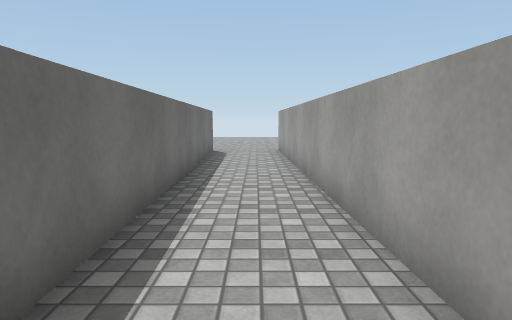
[1] (above)

16 first-person views from a walk through a 3-D level made in the Unity game engine. The camera is 1.2 m above the floor, tilts 6° down and sees 70° across. The floor is counted in squares, 1 m on a side. Each view is taken from the middle of a square. On the plan, view 1 faces up. The plan holds only what a view shows up to about 15 squares ahead; the rest is blank. The place goes on beyond the plan. The player character is not drawn. Surface patterns are stand-ins for the level's own textures.

[2]
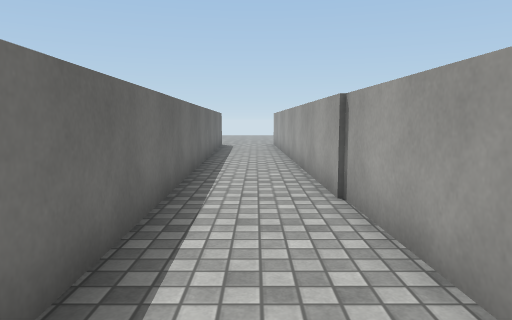

[3]
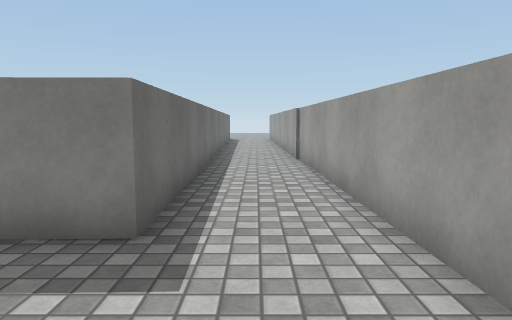

[4]
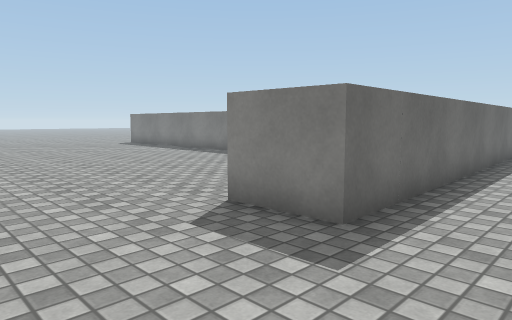

[5]
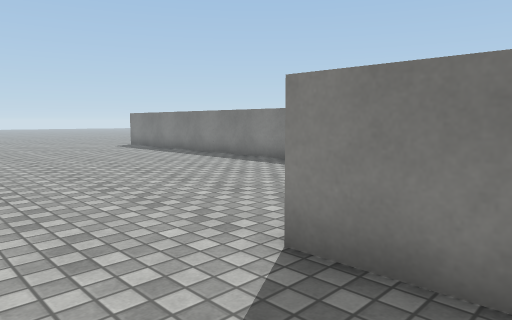

[6]
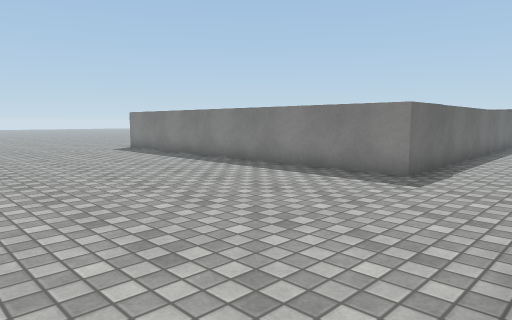

[7]
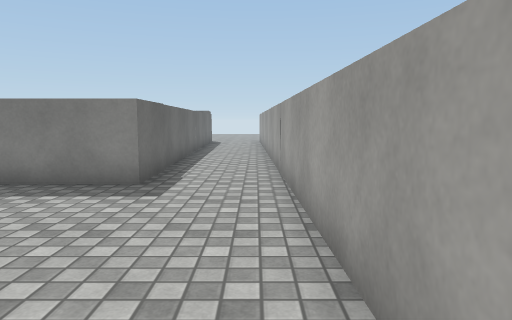

[8]
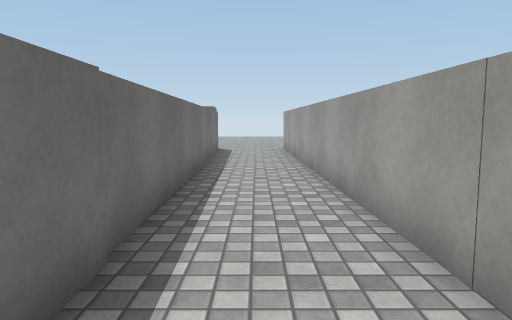

[9]
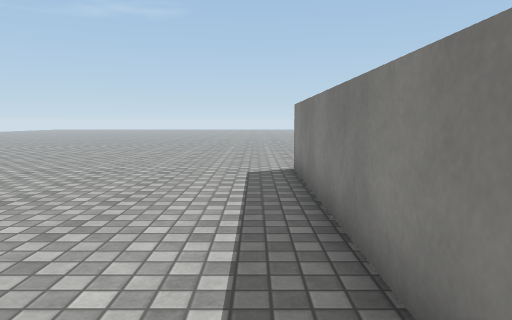

[10]
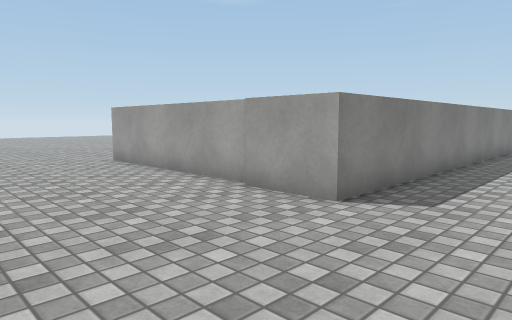

[11]
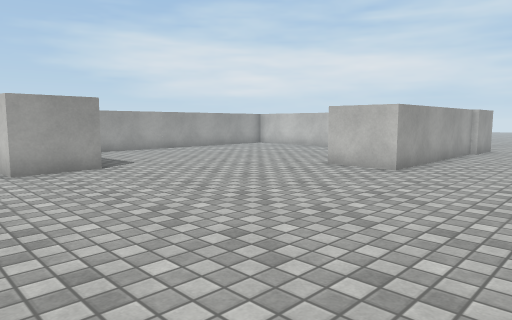

[12]
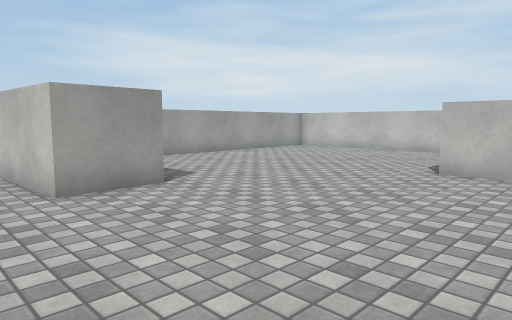

[13]
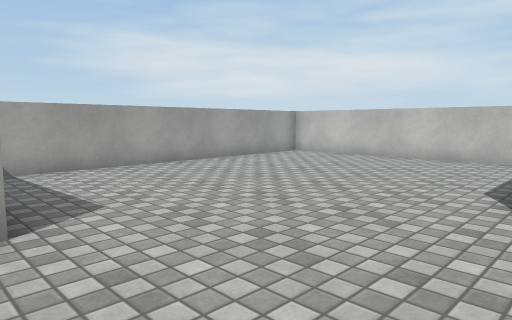

[14]
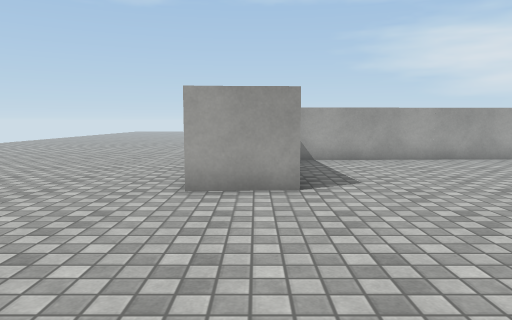

[15]
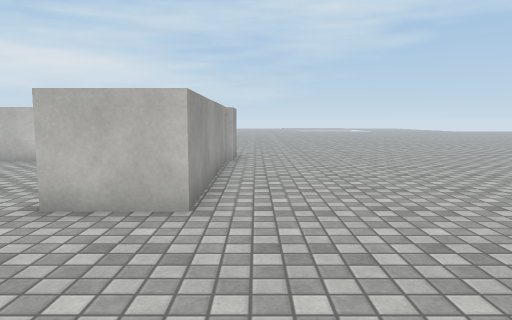

[16]
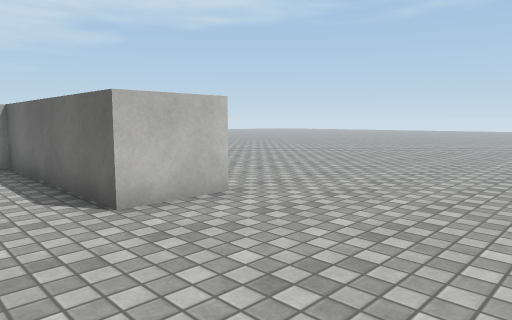

### Floor plan
Points are (right, up) in squares from view 1. A wall is a line through its corners. A room is listed if a view was taken in it or the views show most of it. See-through windows are left out.
Room 1 (views 1, 2, 3, 4, 5, 6, 7, 8, 9, 10, 11, 12, 13, 14, 15, 16)
walls: (-8.3, 2.2) (-8.6, 12.7); (-19.1, 1.9) (-19.1, 8.2) (-17.1, 8.2) (-17.1, 2) (-8.6, 2); (-13.7, 13.1) (-13.8, 15.2) (-10.7, 15.4); (-6.2, 11) (-6.2, 0) (-19.3, 0) (-19.3, 2); (-6.2, 12.9) (-6.2, 11.5); (-3.2, -6) (-3.8, 14.2); (-1.8, 15.1) (-1.2, -6.3) (-3.2, -6.4); (1.6, -7.8) (1, 15)

Positions as (right, up) in squares from view 1, and headings:
1: (0, 0), facing up
2: (0, -4), facing up
3: (0, -10), facing up
4: (1, -10), facing up-left
5: (-1, -9), facing up-left
6: (-3, -8), facing up-left
7: (-4, -7), facing up
8: (-5, -1), facing up
9: (-10, -1), facing left
10: (-24, -3), facing up-right
11: (-23, 17), facing down-right
12: (-20, 17), facing down-right
13: (-18, 14), facing down-right
14: (-20, 14), facing right
15: (-20, 13), facing down
16: (-15, 13), facing down-left
